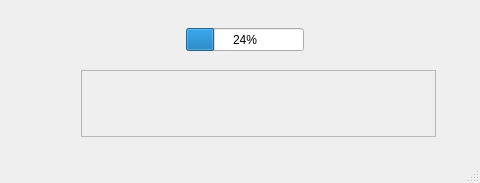
<?xml version="1.0" encoding="UTF-8"?>
<ui version="4.0">
 <class>MainWindow</class>
 <widget class="QMainWindow" name="MainWindow">
  <property name="geometry">
   <rect>
    <x>0</x>
    <y>0</y>
    <width>480</width>
    <height>183</height>
   </rect>
  </property>
  <property name="windowTitle">
   <string>MainWindow</string>
  </property>
  <widget class="QWidget" name="centralwidget">
   <widget class="WaterfallWidget" name="waterfall">
    <property name="geometry">
     <rect>
      <x>81</x>
      <y>70</y>
      <width>355</width>
      <height>67</height>
     </rect>
    </property>
    <property name="frameShape">
     <enum>QFrame::StyledPanel</enum>
    </property>
    <property name="frameShadow">
     <enum>QFrame::Raised</enum>
    </property>
   </widget>
   <widget class="QProgressBar" name="vumeter">
    <property name="geometry">
     <rect>
      <x>186</x>
      <y>28</y>
      <width>118</width>
      <height>23</height>
     </rect>
    </property>
    <property name="value">
     <number>24</number>
    </property>
   </widget>
  </widget>
  <widget class="QMenuBar" name="menubar">
   <property name="geometry">
    <rect>
     <x>0</x>
     <y>0</y>
     <width>480</width>
     <height>21</height>
    </rect>
   </property>
  </widget>
  <widget class="QStatusBar" name="statusbar"/>
 </widget>
 <customwidgets>
  <customwidget>
   <class>WaterfallWidget</class>
   <extends>QFrame</extends>
   <header>waterfallwidget.hpp</header>
   <container>1</container>
  </customwidget>
 </customwidgets>
 <resources/>
 <connections/>
</ui>
